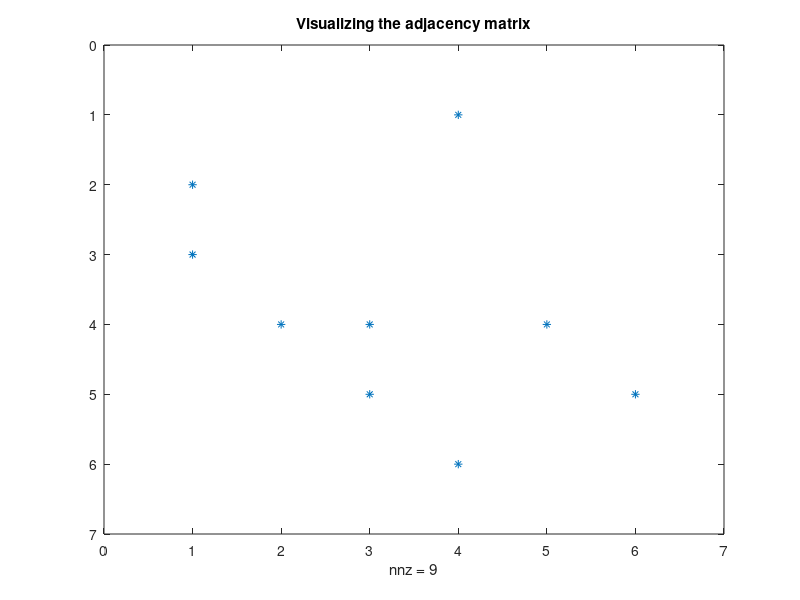

The MATLAB source for this figure: (Note: this script raises an error after producing the figure.)
%% Computing the adjacency matrix over the web
% this function needs access to the web
% [U,G] = surfer('http://www.harvard.edu',500);
% in case we don't, just fill up the matching matrixes hard coded way
G = [0 0 0 1 0 0; 1 0 0 0 0 0; 1 0 0 0 0 0; 0 1 1 0 1 0; 0 0 1 0 0 1; 0 0 0 1 0 0];
U={'url1','url2','url3','url4','url5','url6'};

%% Visualizing the adjacency matrix
spy(G)
title('Visualizing the adjacency matrix')
% n=length(U);
% %% Building the coordinates matrix
% coordinates = zeros(n,2);
% for i=1:n
%     coordinates(i,1)=rand;
%     coordinates(i,2)=rand;
% end
% gplot(G,coordinates);
% title('Visualizing the adjacency matrix')


%% Computing the page rank
pagerank;
